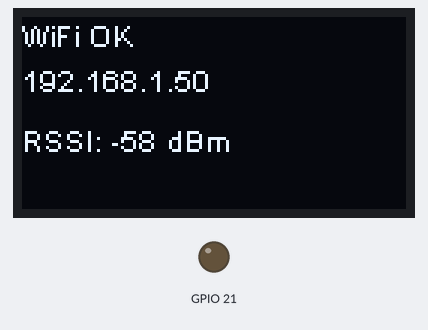
Recording of a sketch running on a simulated ESP32. Shown: 128×64 one-colour display, output pins drawn as LEDs (lit = HIGH). WiFi joins after 1.5 s; servers stay silent unless stated; what the sketch prints to the serial monitor is not drawn.

Above: at 1.8 s.

The sketch:

04_heltecconectarawifi-sinssid.ino
```cpp
#include "Arduino.h"
#include "WiFi.h"
#include <Wire.h>
#include "HT_SSD1306Wire.h"

//========================
// CONFIGURACIÓN WIFI
//========================
const char* ssid = "";
const char* password = "";

//========================
// OLED
//========================
SSD1306Wire factory_display(
  0x3c,
  500000,
  SDA_OLED,
  SCL_OLED,
  GEOMETRY_128_64,
  RST_OLED
);

//========================
// Encender OLED
//========================
void VextON()
{
  pinMode(Vext, OUTPUT);
  digitalWrite(Vext, LOW);
}

//========================
// Conexión WiFi
//========================
void WIFISetUp()
{
  WiFi.disconnect(true);
  delay(100);

  WiFi.mode(WIFI_STA);
  WiFi.setAutoReconnect(true);

  WiFi.begin(ssid, password);

  factory_display.clear();
  factory_display.drawString(0,0,"Conectando WiFi...");
  factory_display.display();

  Serial.println();
  Serial.println("===========================");
  Serial.println("HELTEC ESP32 WiFi Kit 32");
  Serial.println("===========================");
  Serial.print("Conectando a: ");
  Serial.println(ssid);

  while (WiFi.status() != WL_CONNECTED)
  {
    delay(500);
    Serial.print(".");
  }

  Serial.println();
  Serial.println("WiFi conectado");
  Serial.println();

  Serial.print("Direccion IP: ");
  Serial.println(WiFi.localIP());

  Serial.print("RSSI: ");
  Serial.print(WiFi.RSSI());
  Serial.println(" dBm");

  factory_display.clear();

  factory_display.drawString(0,0,"WiFi OK");

  factory_display.drawString(
      0,
      15,
      WiFi.localIP().toString()
  );

  factory_display.drawString(
      0,
      35,
      "RSSI: " + String(WiFi.RSSI()) + " dBm"
  );

  factory_display.display();
}

//========================
// SETUP
//========================
void setup()
{
  Serial.begin(115200);

  VextON();

  delay(100);

  factory_display.init();

  factory_display.clear();

  factory_display.display();

  WIFISetUp();
}

//========================
// LOOP
//========================
void loop()
{

}
```
